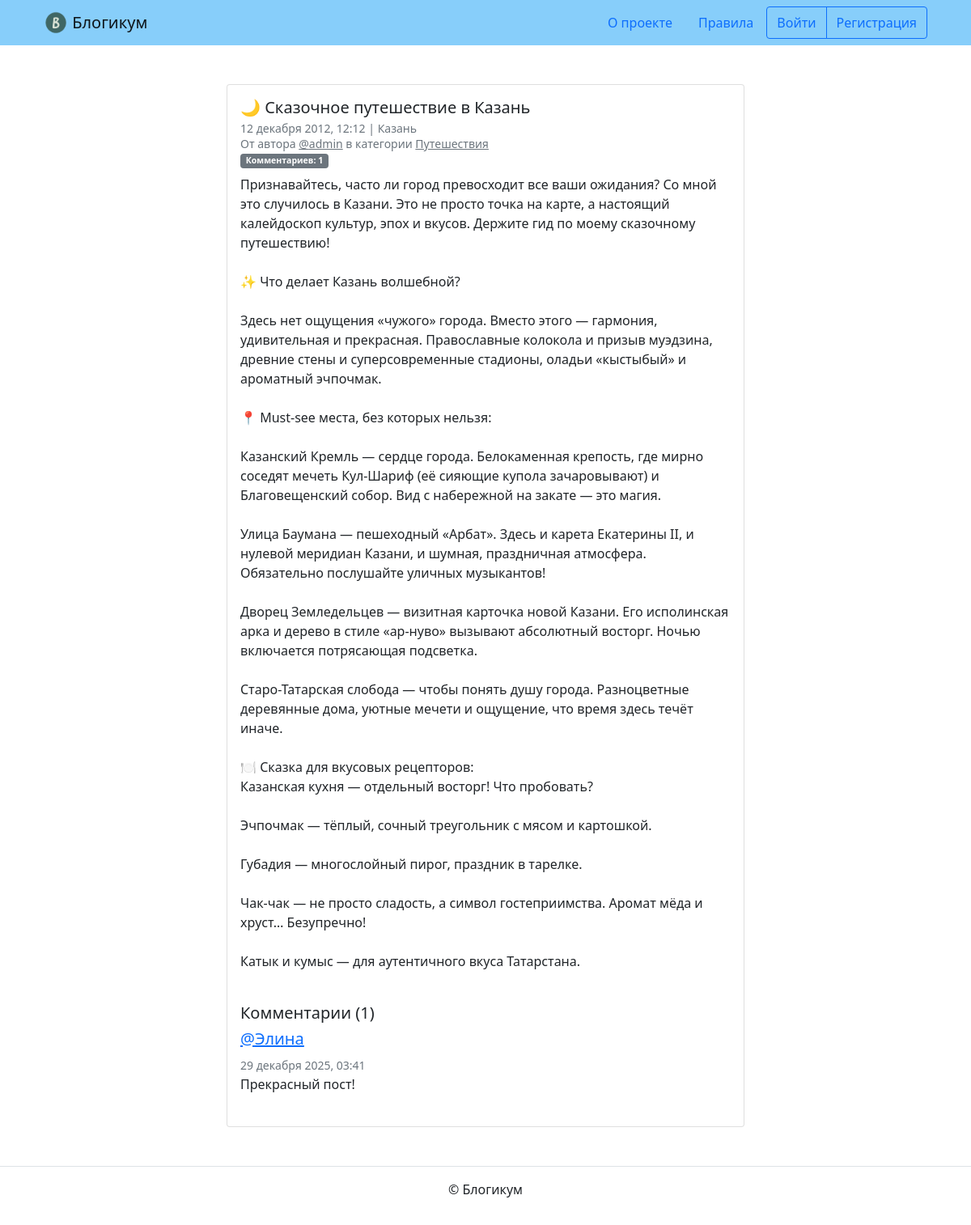
The app's page /posts/1/ with its own data.
### blog/models.py (models this page shows, shortened)
class Post(models.Model):
    title = models.CharField(
        max_length=256,
        verbose_name='Заголовок'
    )
    text = models.TextField(verbose_name='Текст')
    pub_date = models.DateTimeField(
        verbose_name='Дата и время публикации',
        help_text='Если установить дату и время в будущем — '
                  'можно делать отложенные публикации.'
    )
    author = models.ForeignKey(
        User,
        on_delete=models.CASCADE,
        verbose_name='Автор публикации',
        related_name='posts'
    )
    location = models.ForeignKey(
        Location,
        on_delete=models.SET_NULL,
        null=True,
        blank=True,
        verbose_name='Местоположение'
    )
    category = models.ForeignKey(
        Category,
        on_delete=models.SET_NULL,
        null=True,
        verbose_name='Категория',
        related_name='posts'
    )
    is_published = models.BooleanField(
        default=True,
        verbose_name='Опубликовано',
        help_text='Снимите галочку, чтобы скрыть публикацию.'
    )
    created_at = models.DateTimeField(
        auto_now_add=True,
        verbose_name='Добавлено'
    )
    image = models.ImageField(
        'Изображение',
        upload_to='posts_images/',
        blank=True,
        null=True
    )
    objects = models.Manager()
    published = PublishedManager()
    class Meta:
        verbose_name = 'публикация'
        verbose_name_plural = 'Публикации'
        ordering = ['-pub_date']

class Location(models.Model):
    name = models.CharField(
        max_length=256,
        verbose_name='Название места'
    )
    is_published = models.BooleanField(
        default=True,
        verbose_name='Опубликовано',
        help_text='Снимите галочку, чтобы скрыть публикацию.'
    )
    created_at = models.DateTimeField(
        auto_now_add=True,
        verbose_name='Добавлено'
    )
    class Meta:
        verbose_name = 'местоположение'
        verbose_name_plural = 'Местоположения'

class Category(models.Model):
    title = models.CharField(
        max_length=256,
        verbose_name='Заголовок'
    )
    description = models.TextField(verbose_name='Описание')
    slug = models.SlugField(
        unique=True,
        verbose_name='Идентификатор',
        help_text='Идентификатор страницы для URL; '
                  'разрешены символы латиницы, цифры, дефис и подчёркивание.'
    )
    is_published = models.BooleanField(
        default=True,
        verbose_name='Опубликовано',
        help_text='Снимите галочку, чтобы скрыть публикацию.'
    )
    created_at = models.DateTimeField(
        auto_now_add=True,
        verbose_name='Добавлено'
    )
    class Meta:
        verbose_name = 'Категория'
        verbose_name_plural = 'Категории'

class Comment(models.Model):
    text = models.TextField('Текст комментария')
    post = models.ForeignKey(
        Post,
        on_delete=models.CASCADE,
        related_name='comments',
        verbose_name='Публикация'
    )
    author = models.ForeignKey(
        User,
        on_delete=models.CASCADE,
        related_name='comments',
        verbose_name='Автор'
    )
    created_at = models.DateTimeField(
        auto_now_add=True,
        verbose_name='Дата и время публикации'
    )
    class Meta:
        verbose_name = 'комментарий'
        verbose_name_plural = 'Комментарии'
        ordering = ['created_at']

### blog/views.py (the view)
# urls.py: path('posts/<int:post_id>/', views.post_detail, name='post_detail'),
def post_detail(request, post_id):
    post = get_object_or_404(Post, id=post_id)
    if request.user != post.author and not request.user.is_superuser:
        try:
            published_post = Post.objects.get(
                id=post_id,
                is_published=True
            )
        except Post.DoesNotExist:
            raise Http404("Этот пост снят с публикации")
        post = published_post
    comments = post.comments.all()
    comment_form = None
    if request.user.is_authenticated:
        comment_form = CommentForm()
    context = {
        'post': post,
        'comments': comments,
        'comment_form': comment_form,
    }
    return render(request, 'blog/detail.html', context)

### templates/blog/detail.html (shortened to what this page needs)
{% extends "base.html" %}
{% load django_bootstrap5 %}
{% block content %}
  <div class="col d-flex justify-content-center">
    <div class="card" style="width: 40rem;">
      <div class="card-body">
        <h5 class="card-title">{{ post.title }}</h5>
        <h6 class="card-subtitle mb-2 text-muted">
          <small>
            {{ post.pub_date|date:"d E Y, H:i" }} | {% if post.location and post.location.is_published %}{{ post.location.name }}{% else %}Планета Земля{% endif %}<br>
            От автора <a class="text-muted" href="{% url 'pages:profile' post.author.username %}">@{{ post.author.username }}</a> в
            категории {% include "includes/category_link.html" %}
            <br>
            <span class="badge bg-secondary">
               Комментариев: {{ post.comments.count }}
            </span>
          </small>
        </h6>
        <p class="card-text">{{ post.text|linebreaksbr }}</p>
        {% if not is_delete_confirmation %}
          {% include "includes/comments.html" %}
        {% endif %}
      </div>
    </div>
  </div>
{% endblock %}

### templates/includes/category_link.html
<a class="text-muted" href="{% url 'blog:category_posts' post.category.slug %}">
  {{ post.category.title }}
</a>

### templates/includes/comments.html (shortened to what this page needs)
{% if user.is_authenticated %}
  {% load django_bootstrap5 %}
{% endif %}
<br>
<h5>Комментарии ({{ post.comments.count }})</h5>
{% for comment in comments %}
  <div class="media mb-4">
    <div class="media-body">
      <h5 class="mt-0">
        <a href="{% url 'pages:profile' comment.author.username %}" name="comment_{{ comment.id }}">
          @{{ comment.author.username }}
        </a>
      </h5>
      <small class="text-muted">{{ comment.created_at|date:"d E Y, H:i" }}</small>
      <br>
      {{ comment.text|linebreaksbr }}
    </div>
  </div>
{% empty %}
  <p class="text-muted">Пока нет комментариев. Будьте первым!</p>
{% endfor %}

### records on screen
Post: title "🌙 Сказочное путешествие в Казань", pub_date "12 декабря 2012, 12:12", location.name "Казань", author.username "admin", category "Путешествия", comments.count "1", text "Признавайтесь, часто ли город превосходит все ваши ожидания? Со мной это случилось в Казани. Это не просто точка на карте, а настоящий калейдоскоп культур, эпох и вкусов. Держите гид по моему сказочному путешествию! ✨ Что делает Казань волшебной? Здесь нет ощущения «чужого» города. Вместо этого — гармония, удивительная и прекрасная. Православные колокола и призыв муэдзина, древние стены и суперсовременные стадионы, оладьи «кыстыбый» и ароматный эчпочмак. 📍 Must-see места, без которых нельзя: Казанский Кремль — сердце города. Белокаменная крепость, где мирно соседят мечеть Кул-Шариф (её сияющие купола зачаровывают) и Благовещенский собор. Вид с набережной на закате — это магия. Улица Баумана…"
Comment: author.username "Элина", created_at "29 декабря 2025, 03:41", text "Прекрасный пост!"
